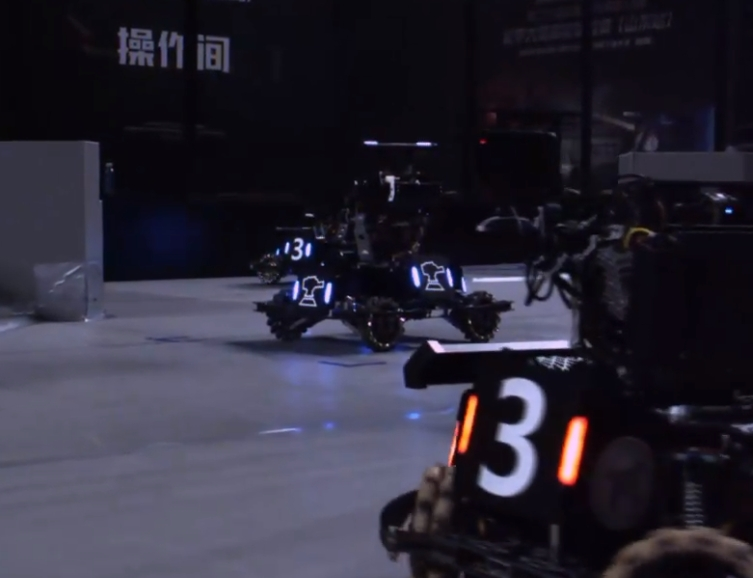
#> input picture 2.jpg, 753 x 578 px
$ python detector.py
#> lines starting #> are read from the running program, lines starting #| are printed output that depends on the picture; after the words box and inside, x2 and y2 are one past the last pixel; in counts of white or black regions, pixels touching at a corner belong together
import cv2
import numpy as np

# 定义常量
RED = 'red'
BLUE = 'blue'
ARMOR_TYPE_STR = ['INVALID', 'SMALL', 'LARGE']

class Light:
    def __init__(self, rect):
        self.bounding_rect = rect
        self.top = (rect[0][0], rect[0][1])  # 记录灯的上点
        self.bottom = (rect[1][0], rect[1][1])  # 记录灯的下点
        self.center = np.array([(rect[0][0] + rect[1][0]) / 2, (rect[0][1] + rect[1][1]) / 2])
        self.width = rect[1][0] - rect[0][0]
        self.length = rect[1][1] - rect[0][1]
        self.color = None  # 灯的颜色

    def calculate_tilt_angle(self):
        """计算倾斜角度"""
        # cv2.minAreaRect 返回的第三个元素是旋转角度
        _, _, angle = cv2.minAreaRect(np.array(self.bounding_rect))
        # 如果角度大于 0，则调整为负数表示逆时针方向
        return -angle if angle > 0 else angle


class Armor:
    def __init__(self, light1, light2):
        self.left_light  = light1  # 左灯
        self.right_light = light2  # 右灯
        self.type = None           # 装甲板类型
        self.classfication_result = ""  # 分类结果
        self.number_img = None     # 数字图像


class Detector:
    """
    装甲板识别类
    @params: bin_thres: 二值化阈值
    @params: detect_color: 识别的颜色
    @params: l: 灯条参数
    @params: a: 装甲板参数
    """
    def __init__(self, bin_thres, color, light_params, armor_params):
        self.binary_thres = bin_thres
        self.detect_color = color
        self.l = light_params
        self.a = armor_params
        self.armors_ = []
        self.lights_ = []

    def detect(self, input_img):
        """识别装甲板"""
        binary_img = self.preprocess_image(input_img)           # 预处理图像
        self.lights_ = self.find_lights(input_img, binary_img)  # 查找灯条
        self.armors_ = self.match_lights(self.lights_)          # 匹配灯条

        if self.armors_:
            # 这里可以添加数字提取和分类的逻辑
            pass

        return self.armors_

    def preprocess_image(self, rgb_img):
        """预处理图像"""
        gray_img = cv2.cvtColor(rgb_img, cv2.COLOR_BGR2GRAY)  # 转换为灰度图像
        _, binary_img = cv2.threshold(gray_img, self.binary_thres, 255, cv2.THRESH_BINARY)  # 二值化
        return binary_img

    def find_lights(self, rgb_img, binary_img):
        """查找灯条"""
        contours, _ = cv2.findContours(binary_img, cv2.RETR_EXTERNAL, cv2.CHAIN_APPROX_SIMPLE)  # 查找轮廓
        lights = []

        for contour in contours:
            if len(contour) < 5:
                continue

            r_rect = cv2.minAreaRect(contour)  # 获取最小外接矩形
            # 确保 r_rect 是一个有效的轮廓点集
            r_rect_points = np.array(cv2.boxPoints(r_rect)).astype(int)

            light = Light(r_rect_points)

            if self.is_light(light):
                lights.append(light)

        return lights

    def is_light(self, light):
        """判断是否为灯条"""
        ratio = light.width / light.length  # 计算长宽比
        ratio_ok = self.l['min_ratio'] < ratio < self.l['max_ratio']
        angle_ok = light.calculate_tilt_angle() < self.l['max_angle']  # 调用新方法获取角度

        return ratio_ok and angle_ok

    def match_lights(self, lights):
        """匹配灯条"""
        armors = []

        for i, light_1 in enumerate(lights):
            for light_2 in lights[i+1:]:
                if light_1.color != self.detect_color or light_2.color != self.detect_color:
                    continue

                if self.contain_light(light_1, light_2, lights):
                    continue

                armor_type = self.is_armor(light_1, light_2)
                if armor_type != 'INVALID':
                    armor = Armor(light_1, light_2)
                    armor.type = armor_type
                    armors.append(armor)

        return armors

    def contain_light(self, light1, light2, lights):
        """判断灯条是否包含其他灯条"""
        points = [light1.top, light1.bottom, light2.top, light2.bottom]
        bounding_rect = cv2.boundingRect(np.array(points))  # 计算边界框

        for test_light in lights:
            if test_light.center == light1.center or test_light.center == light2.center:
                continue

            if (bounding_rect[0] <= test_light.top[0] <= bounding_rect[0] + bounding_rect[2] and
                bounding_rect[1] <= test_light.top[1] <= bounding_rect[1] + bounding_rect[3]):
                return True

        return False

    def is_armor(self, light1, light2):
        """判断是否为装甲板"""
        light_length_ratio = min(light1.length, light2.length) / max(light1.length, light2.length)
        light_ratio_ok = light_length_ratio > self.a['min_light_ratio']

        avg_light_length = (light1.length + light2.length) / 2
        center_distance = np.linalg.norm(light1.center - light2.center) / avg_light_length
        center_distance_ok = (self.a['min_small_center_distance'] <= center_distance < self.a['max_small_center_distance'] or
                              self.a['min_large_center_distance'] <= center_distance < self.a['max_large_center_distance'])

        angle = np.degrees(np.arctan2(light1.center[1] - light2.center[1], light1.center[0] - light2.center[0]))
        angle_ok = abs(angle) < self.a['max_angle']

        is_armor = light_ratio_ok and center_distance_ok and angle_ok

        return 'LARGE' if is_armor and center_distance > self.a['min_large_center_distance'] else 'SMALL' if is_armor else 'INVALID'

    def draw_results(self, img):
        """绘制结果"""
        for light in self.lights_:
            cv2.circle(img, light.top, 3, (255, 255, 255), 1)
            cv2.circle(img, light.bottom, 3, (255, 255, 255), 1)
            line_color = (255, 255, 0) if light.color == RED else (255, 0, 255)
            cv2.line(img, light.top, light.bottom, line_color, 1)

        for armor in self.armors_:
            cv2.line(img, armor.left_light.top, armor.right_light.bottom, (0, 255, 0), 2)
            cv2.line(img, armor.left_light.bottom, armor.right_light.top, (0, 255, 0), 2)

        for armor in self.armors_:
            cv2.putText(img, armor.classfication_result, armor.left_light.top, cv2.FONT_HERSHEY_SIMPLEX, 0.8, (0, 255, 255), 2)

        return img

# 使用示例
# light_params 和 armor_params 应根据实际需求设置
light_params = {'min_ratio': 0.5, 'max_ratio': 2.0, 'max_angle': 15}
armor_params = {'min_light_ratio': 0.5, 'min_small_center_distance': 30, 'max_small_center_distance': 100,
                'min_large_center_distance': 100, 'max_large_center_distance': 300, 'max_angle': 15}

detector = Detector(bin_thres=128, color=RED, light_params=light_params, armor_params=armor_params)

# 读取图像并进行检测
input_image = cv2.imread('2.jpg')
#> input_image is the input picture: shape (578, 753, 3); mean B, G, R 54.3, 40.6, 43.3
#input_image = cv2.imread('combine.png')
detected_armors = detector.detect(input_image)
#> in preprocess_image, `gray_img = cv2.cvtColor(rgb_img, cv2.COLOR_BGR2GRAY)`:
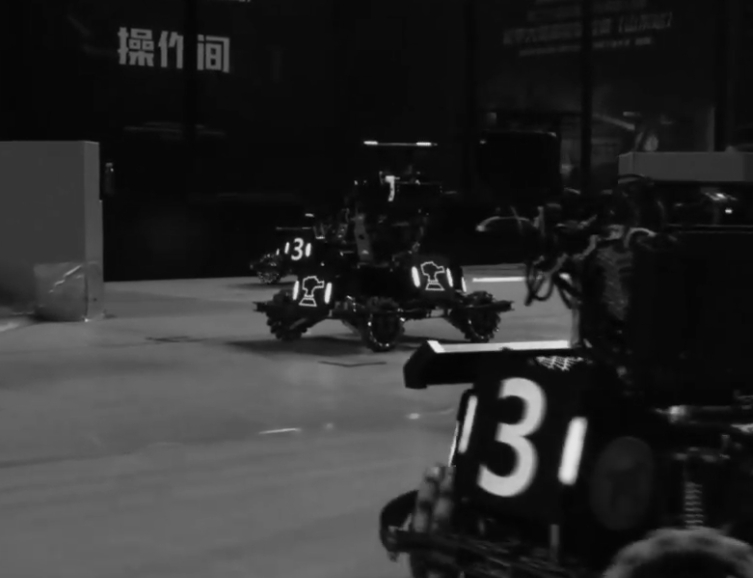
#> gray_img: shape (578, 753); min 3, max 234, mean 43
#> in preprocess_image, `_, binary_img = cv2.threshold(gray_img, self.binary_thres, 255, cv2.TH..`:
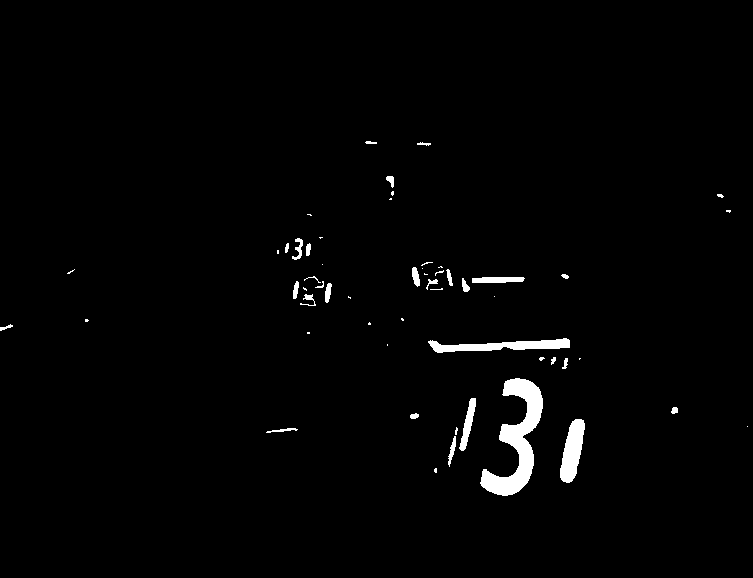
#> binary_img: shape (578, 753); 1.6% white; 56 white regions (28 under 20 px)
#> in find_lights, `contours, _ = cv2.findContours(binary_img, cv2.RETR_EXTERNAL, cv2.CHAI..`: contours = 56 contours, 35 with area under 20; largest, box (x1, y1, x2, y2) and area: (480, 378, 543, 496) 2726, (428, 338, 570, 353) 953, (560, 419, 585, 483) 927, (459, 398, 476, 451) 311, (472, 277, 525, 283) 228
#> the loop in find_lights, `for contour in contours:` made 56 passes
#> (r_rect, ratio in is_light, ratio_ok in is_light) on passes 1, 2, 3, 4, 6: (((435, 470), (4, 2), -90), -inf, False), (((451.4, 450.9), (30.56, 4.61), -75.96), 4, False), (((281.4, 429.8), (31.14, 2.68), -4.4), 0.333, False), (((455.9, 430.6), (7.03, 1.94), -75.96), 1, True), (((572.1, 450.2), (64.74, 17.05), -78.11), 5.33, False)
#> contour on passes 5, 11, 15, 17, 22, 35: [[747, 426]], [[579, 358], [579, 359], [580, 358]], [[387, 344], [387, 345]], [[307, 332], [307, 333], [309, 333], [309, 332]], [[494, 296]], [[424, 273], [424, 274], [427, 274], [425, 274]]
#> after the loop in find_lights, `for contour in contours:`: lights = 9 items
#> the loop in match_lights, `for i, light_1 in enumerate(lights):` made 9 passes
#> after the loop in match_lights, `for i, light_1 in enumerate(lights):`: armors = []
#> detected_armors = []

# 绘制检测结果
out = detector.draw_results(input_image)
#> the loop in draw_results, `for light in self.lights_:` made 9 passes

cv2.imshow('Detection Results', out)
cv2.waitKey(0)
cv2.destroyAllWindows()
